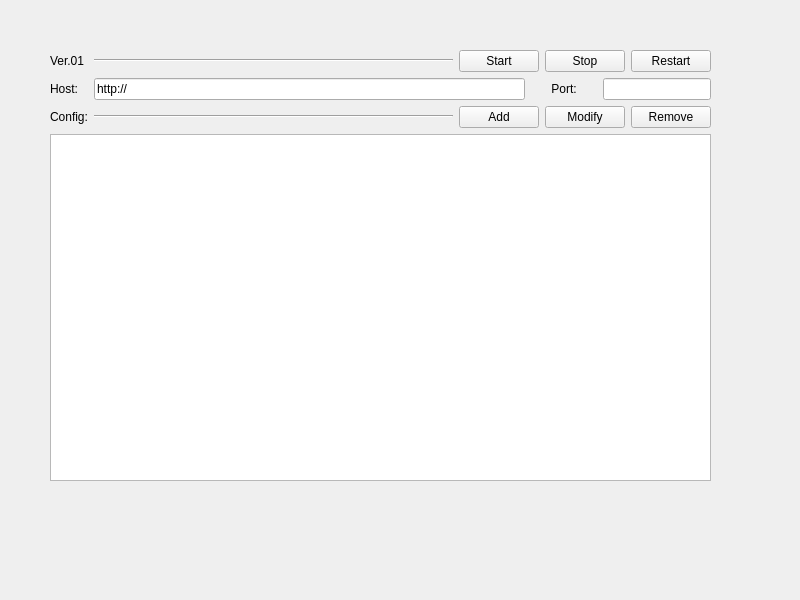
<?xml version="1.0" encoding="UTF-8"?>
<ui version="4.0">
 <class>MainWindow</class>
 <widget class="QMainWindow" name="MainWindow">
  <property name="geometry">
   <rect>
    <x>0</x>
    <y>0</y>
    <width>800</width>
    <height>600</height>
   </rect>
  </property>
  <property name="windowTitle">
   <string>MainWindow</string>
  </property>
  <widget class="QWidget" name="centralwidget">
   <widget class="QWidget" name="gridLayoutWidget">
    <property name="geometry">
     <rect>
      <x>50</x>
      <y>50</y>
      <width>661</width>
      <height>431</height>
     </rect>
    </property>
    <layout class="QGridLayout" name="layout_main">
     <item row="2" column="4" colspan="3">
      <layout class="QHBoxLayout" name="layout_data">
       <item>
        <widget class="QPushButton" name="btn_add">
         <property name="text">
          <string>Add</string>
         </property>
        </widget>
       </item>
       <item>
        <widget class="QPushButton" name="btn_modify">
         <property name="text">
          <string>Modify</string>
         </property>
        </widget>
       </item>
       <item>
        <widget class="QPushButton" name="btn_remove">
         <property name="text">
          <string>Remove</string>
         </property>
        </widget>
       </item>
      </layout>
     </item>
     <item row="0" column="1" colspan="2">
      <widget class="QLabel" name="label_main">
       <property name="sizePolicy">
        <sizepolicy hsizetype="Preferred" vsizetype="Fixed">
         <horstretch>0</horstretch>
         <verstretch>0</verstretch>
        </sizepolicy>
       </property>
       <property name="text">
        <string>Ver.01</string>
       </property>
       <property name="alignment">
        <set>Qt::AlignLeading|Qt::AlignLeft|Qt::AlignVCenter</set>
       </property>
      </widget>
     </item>
     <item row="1" column="1" colspan="2">
      <widget class="QLabel" name="label_host">
       <property name="sizePolicy">
        <sizepolicy hsizetype="Preferred" vsizetype="Fixed">
         <horstretch>0</horstretch>
         <verstretch>0</verstretch>
        </sizepolicy>
       </property>
       <property name="text">
        <string>Host:</string>
       </property>
       <property name="alignment">
        <set>Qt::AlignLeading|Qt::AlignLeft|Qt::AlignVCenter</set>
       </property>
      </widget>
     </item>
     <item row="0" column="3">
      <widget class="Line" name="line_tmp">
       <property name="orientation">
        <enum>Qt::Horizontal</enum>
       </property>
      </widget>
     </item>
     <item row="2" column="3">
      <widget class="Line" name="line_info">
       <property name="sizePolicy">
        <sizepolicy hsizetype="Expanding" vsizetype="Fixed">
         <horstretch>0</horstretch>
         <verstretch>0</verstretch>
        </sizepolicy>
       </property>
       <property name="orientation">
        <enum>Qt::Horizontal</enum>
       </property>
      </widget>
     </item>
     <item row="2" column="1" colspan="2">
      <widget class="QLabel" name="label_info">
       <property name="sizePolicy">
        <sizepolicy hsizetype="Preferred" vsizetype="Fixed">
         <horstretch>0</horstretch>
         <verstretch>0</verstretch>
        </sizepolicy>
       </property>
       <property name="text">
        <string>Config:</string>
       </property>
       <property name="alignment">
        <set>Qt::AlignLeading|Qt::AlignLeft|Qt::AlignVCenter</set>
       </property>
      </widget>
     </item>
     <item row="0" column="4" colspan="3">
      <layout class="QHBoxLayout" name="layout_run">
       <item>
        <widget class="QPushButton" name="btn_start">
         <property name="text">
          <string>Start</string>
         </property>
        </widget>
       </item>
       <item>
        <widget class="QPushButton" name="btn_stop">
         <property name="text">
          <string>Stop</string>
         </property>
        </widget>
       </item>
       <item>
        <widget class="QPushButton" name="btn_restart">
         <property name="text">
          <string>Restart</string>
         </property>
        </widget>
       </item>
      </layout>
     </item>
     <item row="1" column="3" colspan="2">
      <widget class="QLineEdit" name="edit_host">
       <property name="text">
        <string>http://</string>
       </property>
      </widget>
     </item>
     <item row="1" column="5">
      <widget class="QLabel" name="label_port">
       <property name="sizePolicy">
        <sizepolicy hsizetype="Minimum" vsizetype="Fixed">
         <horstretch>0</horstretch>
         <verstretch>0</verstretch>
        </sizepolicy>
       </property>
       <property name="text">
        <string>Port:</string>
       </property>
       <property name="alignment">
        <set>Qt::AlignCenter</set>
       </property>
      </widget>
     </item>
     <item row="1" column="6">
      <widget class="QLineEdit" name="edit_port">
       <property name="sizePolicy">
        <sizepolicy hsizetype="Fixed" vsizetype="Fixed">
         <horstretch>0</horstretch>
         <verstretch>0</verstretch>
        </sizepolicy>
       </property>
       <property name="maxLength">
        <number>5</number>
       </property>
       <property name="cursorPosition">
        <number>0</number>
       </property>
      </widget>
     </item>
     <item row="3" column="1" colspan="6">
      <widget class="QTableView" name="widget_data">
       <property name="layoutDirection">
        <enum>Qt::LeftToRight</enum>
       </property>
      </widget>
     </item>
    </layout>
   </widget>
  </widget>
 </widget>
 <resources/>
 <connections/>
</ui>
